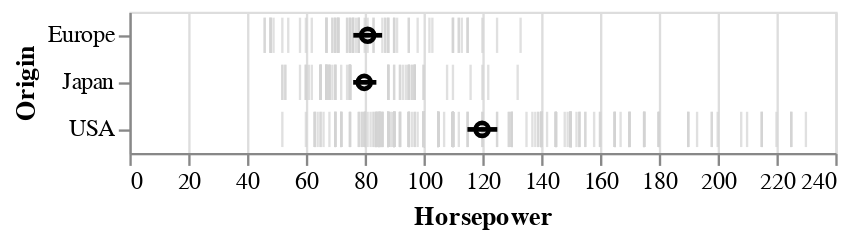

Notebook code cell kept with this figure:
### Markdown cell above
An particularly usful visualization 
is to combine the above with an indication of the distribution of the data,
e.g. as a faded violinplot in the background
or as faded marks for all observations.
This gives the reader a chance to study the raw data
in addition to seeing the mean and its certainty.

### Code cell
err_bars = alt.Chart(cars).mark_errorbar(extent='ci', rule=alt.LineConfig(size=2)).encode(
    x='Horsepower',
    y='Origin'
)

(err_bars.mark_tick(color='lightgrey')
 + err_bars
 + err_bars.mark_point(color='black').encode(x='mean(Horsepower)'))

### Figure 1 — Vega specification as saved in the notebook (floating-point values rounded to 4 significant figures; data arrays with more than 128 entries replaced by an {"elided": "..."} marker saying what was removed)
{"$schema": "https://vega.github.io/schema/vega/v5.json", "data": [{"name": "source_0", "values": {"elided": "406 records"}}, {"name": "data_0", "values": {"elided": "400 records"}}, {"name": "data_1", "source": "source_0", "transform": [{"type": "aggregate", "groupby": ["Origin"], "fields": ["Horsepower", "Horsepower", "Horsepower", "Horsepower"], "ops": ["mean", "mean", "ci0", "ci1"], "as": ["mean_Horsepower", "center_Horsepower", "lower_Horsepower", "upper_Horsepower"]}, {"type": "project", "fields": ["Origin", "center_Horsepower", "lower_Horsepower", "mean_Horsepower", "upper_Horsepower"]}]}, {"name": "data_2", "source": "data_1", "transform": [{"type": "filter", "expr": "isValid(datum[\"mean_Horsepower\"]) && isFinite(+datum[\"mean_Horsepower\"])"}, {"type": "project", "fields": ["Origin", "mean_Horsepower"]}]}, {"name": "data_3", "source": "data_1", "transform": [{"type": "filter", "expr": "isValid(datum[\"lower_Horsepower\"]) && isFinite(+datum[\"lower_Horsepower\"])"}, {"type": "project", "fields": ["Origin", "center_Horsepower", "lower_Horsepower", "upper_Horsepower"]}]}, {"name": "data_0_y_domain_Origin_0", "values": [{"Origin": "USA"}, {"Origin": "Europe"}, {"Origin": "Japan"}]}, {"name": "data_3_y_domain_Origin_1", "source": "data_3", "transform": [{"type": "aggregate", "groupby": ["Origin"], "fields": [], "ops": [], "as": []}, {"type": "formula", "expr": "datum['Origin']", "as": "sort_field"}, {"type": "project", "fields": ["Origin"]}]}, {"name": "data_2_y_domain_Origin_2", "source": "data_2", "transform": [{"type": "aggregate", "groupby": ["Origin"], "fields": [], "ops": [], "as": []}, {"type": "formula", "expr": "datum['Origin']", "as": "sort_field"}, {"type": "project", "fields": ["Origin"]}]}], "signals": [{"name": "y_step", "value": 20}, {"name": "height", "update": "bandspace(domain('y').length, 0.25, 0.125) * y_step"}], "marks": [{"type": "rect", "name": "layer_0_marks", "from": {"data": "data_0"}, "encode": {"update": {"width": {"value": 1}, "height": {"scale": "y", "band": 1}, "fill": {"value": "lightgrey"}, "opacity": {"value": 0.7}, "yc": {"field": "Origin", "scale": "y", "band": 0.5}, "xc": {"field": "Horsepower", "scale": "x"}}}, "style": ["tick"]}, {"type": "rule", "name": "layer_1_marks", "from": {"data": "data_3"}, "encode": {"update": {"x": {"field": "lower_Horsepower", "scale": "x"}, "y": {"field": "Origin", "scale": "y", "band": 0.5}, "tooltip": {"signal": "{\"Ci1 of Horsepower\": format(datum[\"upper_Horsepower\"], \"\"), \"Ci0 of Horsepower\": format(datum[\"lower_Horsepower\"], \"\"), \"Mean of Horsepower\": format(datum[\"center_Horsepower\"], \"\"), \"Origin\": isValid(datum[\"Origin\"]) ? datum[\"Origin\"] : \"\"+datum[\"Origin\"]}"}, "x2": {"field": "upper_Horsepower", "scale": "x"}, "stroke": {"value": "black"}, "strokeWidth": {"value": 2}}}, "style": ["rule", "errorbar-rule"]}, {"type": "symbol", "name": "layer_2_marks", "from": {"data": "data_2"}, "encode": {"update": {"x": {"field": "mean_Horsepower", "scale": "x"}, "fill": {"value": "transparent"}, "stroke": {"value": "black"}, "y": {"field": "Origin", "scale": "y", "band": 0.5}}}, "style": ["point"]}], "scales": [{"name": "x", "type": "linear", "domain": {"fields": [{"data": "data_0", "field": "Horsepower"}, {"data": "data_3", "field": "lower_Horsepower"}, {"data": "data_3", "field": "upper_Horsepower"}, {"data": "data_2", "field": "mean_Horsepower"}]}, "range": [0, {"signal": "width"}], "zero": true, "nice": true}, {"name": "y", "type": "band", "domain": {"fields": [{"data": "data_0_y_domain_Origin_0", "field": "Origin"}, {"data": "data_3_y_domain_Origin_1", "field": "Origin"}, {"data": "data_2_y_domain_Origin_2", "field": "Origin"}], "sort": true}, "range": {"step": {"signal": "y_step"}}, "paddingInner": 0.25, "paddingOuter": 0.125}], "axes": [{"scale": "x", "tickCount": {"signal": "ceil(width/40)"}, "maxExtent": 0, "gridScale": "y", "labels": false, "minExtent": 0, "zindex": 0, "orient": "bottom", "domain": false, "ticks": false, "grid": true, "aria": false}, {"scale": "x", "orient": "bottom", "labelFlush": true, "labelOverlap": true, "zindex": 0, "grid": false, "title": "Horsepower", "tickCount": {"signal": "ceil(width/40)"}}, {"scale": "y", "orient": "left", "zindex": 0, "grid": false, "title": "Origin"}], "width": 300, "padding": 5, "background": "white", "style": "cell"}
